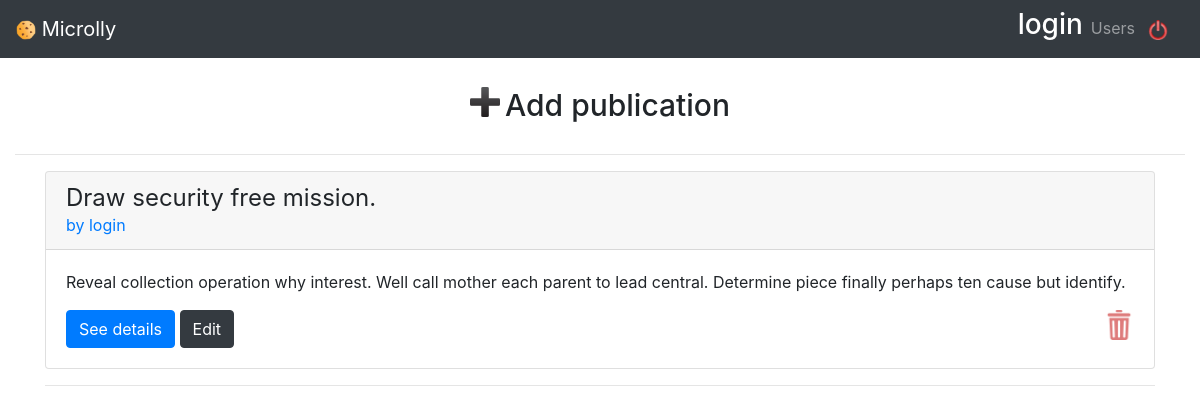
Before: /Users/login/ (signed in) with the older database file.
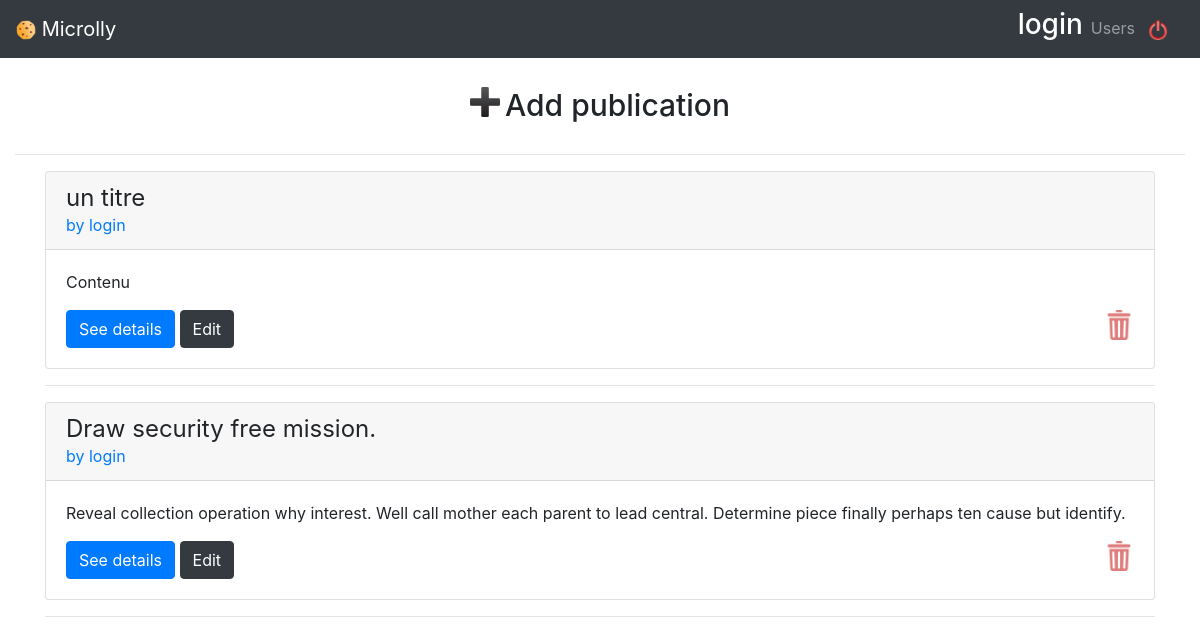
After: the same page with the newer database file.
### models.py (models this page shows)
class BaseModel(Model):
    class Meta:
        database = database

class Publication(BaseModel):
    title = CharField(max_length=50)
    body = TextField()
    created_date = CharField(default=datetime.datetime.now)
    update_date = CharField(default=datetime.datetime.now)
    user_created = ForeignKeyField(User, backref="publications")

class User(BaseModel,UserMixin):
    username = CharField(max_length=20)
    password = CharField()
    first_name = CharField(max_length=20)
    last_name = CharField(max_length=20)
    email = CharField(max_length=20)
    created_at = DateTimeField(default=datetime.datetime.now)

### app.py (the view)
@app.route('/')
@app.route('/Publications')
@app.route('/Users/<username>/') #username plutôt que id parce que c'est mieux de voir le username dans le lien
@login_required
def publication(username=None):
    if username:                          #si on lui passe un username en param
        user=User.select().where(User.username==username).get() #on sélectionne le user
        publications=Publication.select().where(Publication.user_created==user.id).order_by(Publication.created_date.desc()) #on prend la liste de ses publi
    else:                                  # si on lui passe pas de username
        publications = Publication.select().order_by(Publication.created_date.desc())  #on prend la liste de toutes les publi
    if publications.count()==0:
        flash("Aucune publication trouvée")
    return object_list('publications/list.html', publications, paginate_by=3,check_bounds=False)

### app.py (called while the page is built)
@login_manager.user_loader
def load_user(user_id):
    return User.get(user_id)

### templates/publications/list.html (shortened to what this page needs)
{% extends 'base.html' %}
{% block body %}
    {% for sub_pub in object_list | batch(1, None) %}
        <div class="card-deck">
            {% for publication in sub_pub %}
                <div class="card" style="width: 100%">
                    <div class="card-header">
                        <h4 class="my-0 font-weight-normal">{{ publication.title }}</h4>
                        <a href="{{ url_for('publication', username=publication.user_created.username) }}">by {{ publication.user_created.username }}</a>
                    </div>
                    <div class="card-body">
                        <p>{{ publication.body }}</p>
                        <a href="{{ url_for('publications_detail', id=publication.id) }}" class="btn btn-primary">See details</a>
                        {% if publication.user_created.id==session['id'] %}
                            <a href="{{ url_for('publications_form', id=publication.id) }}" class="btn btn-dark">Edit</a>
                            <a id="{{ publication.id }}" style="float:right;" onclick="delete_confirm(this)"><img width=30px height=30px src="{{ url_for('static', filename='img/poubelle.png') }}"/></a>
                        {% endif %}
                    </div>
                </div>
            {% endfor %}
        </div>
        <hr />
    {% endfor %}
{% endblock %}

Changed rows visible on the page:
added Publication: title "un titre", user_created.username "login", body "Contenu"
